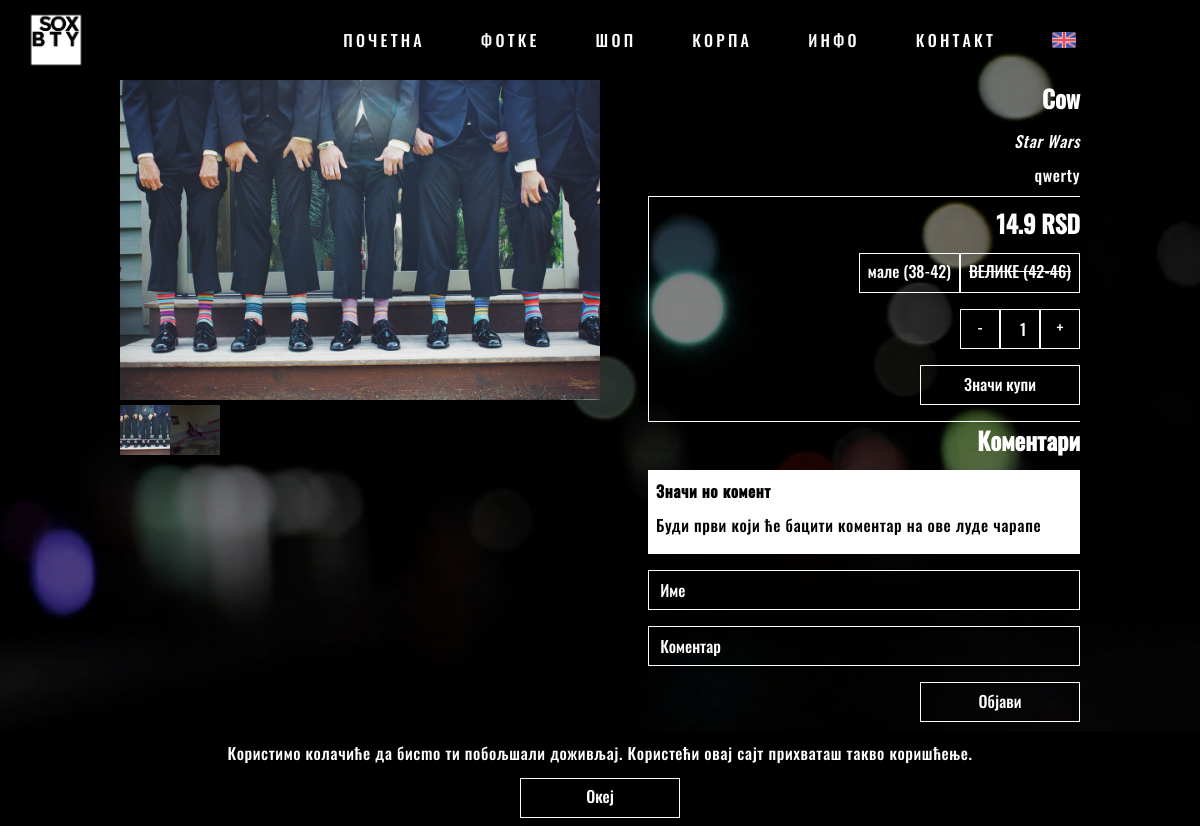
Screenshot of /pages/product?id=1 (signed in) with the database file from the repository.
### tables this page shows
CREATE TABLE `products` (
  `id` int(11) NOT NULL,
  `name` varchar(30) NOT NULL,
  `price` float NOT NULL,
  `collection` int(11) DEFAULT NULL,
  `date_added` timestamp NOT NULL DEFAULT CURRENT_TIMESTAMP
);

CREATE TABLE `collections` (
  `id` int(11) NOT NULL,
  `name` varchar(255) NOT NULL
);

CREATE TABLE `sizes` (
  `id` int(11) NOT NULL,
  `name` varchar(10) NOT NULL
);

### logic/functions.php (called while the page is built, shortened)
<?php
    function strip($var) {
		return mysqli_real_escape_string($GLOBALS['connect'], htmlspecialchars(strip_tags(trim($var))));
    }
	function get_description($id, $lang) {
		$path = "../products/" . $id . "/desc/";
		if(is_null($lang)) {
			if(isset($_SESSION['lang']) && $_SESSION['lang'] == 'en') {
				$path .= "en";
			}else {
				$path .= "rs";
			}
		}else {
			$path .= $lang;
		}
		$path .= ".txt";
		if(file_exists($path)) {
			return file_get_contents($path);
		}else {
			return NULL;
		}
	}
	function get_quantity($size, $id, $connect) {
		$cmd = "SELECT quantity FROM warehouse WHERE product=" . $id . " AND size=" . $size . " ORDER BY warehouse.id DESC";
		return mysqli_fetch_array(mysqli_query($connect, $cmd))[0];
	}
	function get_price($price) {
		$currency = 'RSD';
		return $price = round($price, 2) . ' ' . $currency;
	}
?>

### pages/product.php (the view, shortened to what this page needs)
<?php
    require("../logic/config.php");
	$product = strip($_GET["id"]);
?>
<html>
    <head>
        <?php
            require("../ui/link.php");
			$cmd = "SELECT * FROM products WHERE id='$product'";
			$result = mysqli_query($connect, $cmd);
			$row = mysqli_fetch_array($result);
        ?>
		<link rel="stylesheet" href="../css/product.css">
    </head>
    <body>
        <?php require("../ui/header.php"); ?>
        <div class="main padded">
            <?php
				if(mysqli_num_rows($result) == 1){
					echo '<div class="sp-wrap">';
					echo '</div>';
                    echo '<div class="options">';
					echo '<h2>' . $row['name'] . '</h1>';
					$cmd = "SELECT name FROM collections WHERE id=" . $row['collection'];
					$result = mysqli_query($connect, $cmd);
					$collection = mysqli_fetch_array($result)[0];
					if(!is_null($collection) && !empty($collection)) {
						echo '<p><i>' . $collection . '</i></p>';
					}
					$desc = get_description($product, NULL);
					if(!is_null($desc) && !empty($desc)) {
						echo '<p>' . $desc . '</p>';
					}
					echo '<form class="bordered" action="../actions/cart_add.php" method="GET">';
					echo '<h2> ' . get_price($row['price']) . '</h2>';
					$cmd = "SELECT * FROM sizes";
					$result = mysqli_query($connect, $cmd);
					echo '<div class="input-wrapper">';
					echo '<div class="input-group">';
					while($size = mysqli_fetch_array($result)) {
						$qty = get_quantity($size["id"], $product, $connect);
						echo '<div class="radio-input">';
						echo '<label ';
						if($qty == 0) {
							echo 'class="crossed" ';
						}
						echo 'for="size-' . $size["id"] . '">';
						echo '<span>' . $string["product"]["sizes"][$size["name"]] . '</span>';
						echo '</label>';
						echo '</div>';
					}
					echo '</div>';
					echo '</div>';
					echo '<div class="input-wrapper">';
					echo '<div class="input-group">';
					echo '<a class="button" onclick="qtyDec()">-</a>';
					echo '<input class="block-input" id="qty" name="qty" type="number" min="1" max="10" step="1" value="1" required/>';
					echo '<a class="button" onclick="qtyInc()">+</a>';
					echo '</div>';
					echo '</div>';
                    echo '<input class="button" type="submit" value="' . $string["product"]["buy"] . '"/>';
                    echo '</form></div>';
					echo '<div class="comments">';
					echo '<h2>' . $string['product']['comments'] . '</h2>';
					$cmd = "SELECT * FROM comments WHERE product=" . $product . " AND accepted=1";
					$result = mysqli_query($connect, $cmd);
					if(mysqli_num_rows($result) == 0) {
						echo '<div class="comment">';
						echo '<p><b>' . $string['product']['noComments'] . '</b></p>';
						echo '<p>' . $string['product']['noCommentsText'] . '</p>';
						echo '</div>';
					}
					echo '<form action="../actions/comment_add.php" method="POST">';
					echo '<input type="text" name="name" placeholder="' . $string['product']['name'] . '" required/>';
					echo '<input type="text" name="comment" placeholder="' . $string['product']['comment'] . '" required/>';
					echo '<input type="submit" class="button" value="' . $string['product']['post'] . '" />';
					echo '</form>';
					echo '</div>';
                }else {
					echo '<div class="center-both">';
                    echo '<h1>'  . $string["product"]["invalid"] . '</h1>';
                    echo '<a href="shop" class="button center">'  . $string["product"]["continue"] . '</a>';
					echo '</div>';
                }
            ?>
        </div>
  		<br/>
        <?php require("../ui/footer.php"); ?>
    </body>
</html>

### css/main.css (style rules this page uses)
*, *:after, *:before { margin: 0; padding: 0; -webkit-box-sizing: border-box; -moz-box-sizing: border-box; box-sizing: border-box; }
html { background-attachment: fixed; background-position: center; background-repeat: no-repeat; background-size: cover; background-image: url(../img/theme.jpg); }
body, html { width: 100%; max-height: 100% !important; padding: 0; margin: 0; color: #fff; }
body, input, textarea, select { font-family: 'Oswald', sans-serif; }
p { font-size: 1em; line-height: 26px; font-weight: 300; letter-spacing: 0.6px; }
a { color: #fff; outline: none; text-decoration: none !important; transition: 500ms ease; -moz-transition: 500ms ease; -webkit-transition: 500ms ease; -ms-transition: 500ms ease; -o-transition: 500ms ease; border-bottom: 0; padding-bottom: 0.3em; }
.main { width: 100%; min-height: calc(100% - 8.5em); text-align: justify; margin-top: 5em; }
.padded { margin-left: auto; margin-right: auto; padding-left: 10%; padding-right: 10%; }
form { margin: 0 auto; width: 50%; overflow: hidden; }
input, textarea, label span, select { background-color: transparent; width: 100%; max-width: 100%; height: 2.5em; margin-bottom: 1em; padding-left: 0.7em; border: 1px solid #fff; border-radius: 1px; font-size: 1em; font-weight: 300; transition: 500ms ease; -moz-transition: 500ms ease; -webkit-transition: 500ms ease; -ms-transition: 500ms ease; -o-transition: 500ms ease; -webkit-appearance: none; -webkit-border-radius: 0; border-radius: 0; display: inline-block; color: #fff; opacity: 1; }
.crossed span { text-decoration: line-through; }
label { margin: 0; position: relative; }
label span { margin: 0; padding: 0.5em; padding-top: 0.3em; }
.input-wrapper { overflow: hidden; display: block; height: auto; width: 100%; text-align: right; }
.input-group { margin-bottom: 1em; float: right; }
.radio-input { float: left; }
.input-group input[type=number], .input-group .button { display: inline-block; float: left; text-align: center; max-width: 2.5em; margin: 0; padding-left: 0.4em; }
input[type=number] { text-align: left; }
.button { float: right; text-align: center; display: block; width: 10em; height: 2.5em; line-height: 2.2em; color: #fff; border: 1px solid #fff; background-color: transparent; padding : 0 !important; transition: 500ms ease; -moz-transition: 500ms ease; -webkit-transition: 500ms ease; -ms-transition: 500ms ease; -o-transition: 500ms ease; }

### css/product.css (style rules this page uses)
form { float: right; width: 100%; }
h2 { text-align: right; margin-bottom: 0.5em; }
p { margin-bottom: 0.5em; }
.options, .comments { width: 45%; height: auto; float: right; text-align: right; margin-left: 5%; }
.bordered { border-top: 1px solid #fff; border-left: 1px solid #fff; border-bottom: 1px solid #fff; padding-top: 0.5em; }
.comments form { padding-top: 0.5em; }
.comment { display: block; width: 100%; height: auto; float: right; text-align: left; margin-bottom: 0.5em; padding: 0.5em; color: #000; background: #fff; }
.sp-wrap { width: 50%; height: auto; min-height: 50%; float: left; }

### rows the page displays
products: name "Cow", price "14.9 RSD"
collections: name "Star Wars"
sizes: name "мале (38-42)"
sizes: name "ВЕЛИКЕ (42-46)"

### other values shown
$string["header"][$item] "ПОЧЕТНА"
$string["header"][$item] "ФОТКЕ"
$string["header"][$item] "ШОП"
$string["header"][$item] "КОРПА"
$string["header"][$item] "ИНФО"
$string["header"][$item] "КОНТАКТ"
$string['status']['cookiesAlert'] "Користимо колачиће да бисmo ти побољшали доживљај. Користећи овај сајт прихваташ такво коришћење."
$string['header']['ok'] "Океј"
$desc "qwerty"
$string['product']['comments'] "Коментари"
$string['product']['noComments'] "Значи но комент"
$string['product']['noCommentsText'] "Буди први који ће бацити коментар на ове луде чарапе"
